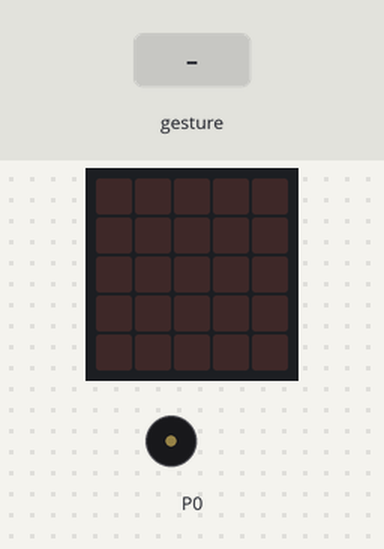
This program was run on a simulated BBC micro:bit (MakeCode). Parts: the board's 5×5 LED display, buzzer (waves = sounding). The inputs (shaded band) are chosen by the test bench. A tilt is held for 1.5 s and a shake lasts 1 s, then the board lies face up again; the 48×5 strip is a reading aid, not a part: it shows the text the display is scrolling, unrolled, one strip-width of it at a time.

Above: at 1.2 s.
1.3 s: gesture 'shake'
At 2.2 s:
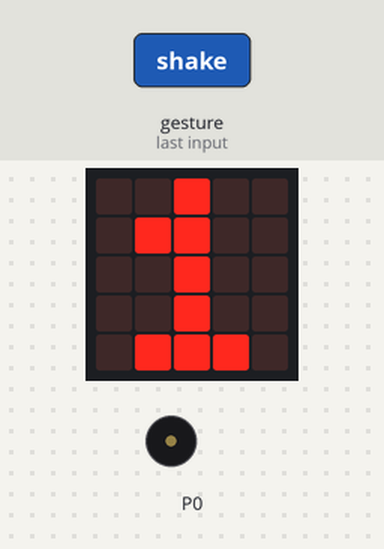
At 12.6 s:
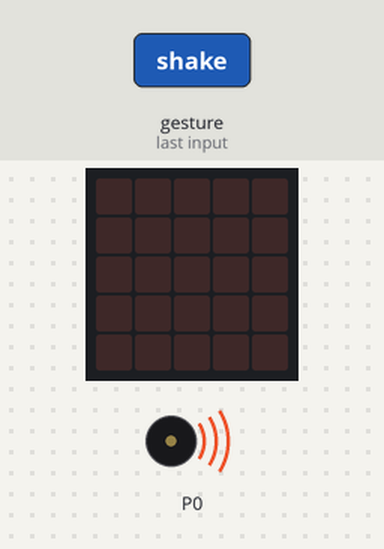
Timing chart, 0 to 14.2 s (numbered marks = the images above; inputs shaded):
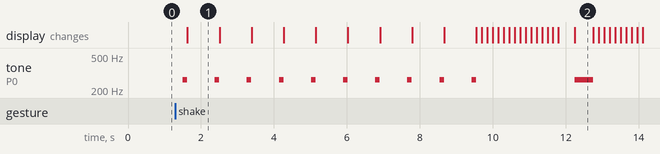

Measured:
- after the input at 1.3 s, tone on P0: goes 9 × (262 Hz 0.13 s, silent 0.76 s), 262 Hz 0.13 s, silent 2.7 s, 262 Hz 0.50 s, then silent, starting after 0.20 s; the display: changes after 0.33 s (image 1)
- what the display in image 1 shows lasts 0.9 s, from 1.6 s to 2.5 s
- what the display in image 2 shows lasts 0.5 s, from 12.3 s to 12.8 s

The program:

main.ts
```typescript
input.onGesture(Gesture.Shake, function () {
    for (let index = 0; index <= 9; index++) {
        music.playTone(262, music.beat(BeatFraction.Quarter))
        basic.showNumber(1 + index)
    }
    music.playTone(262, music.beat(BeatFraction.Whole))
    basic.showString("stop!")
})
```

test.ts
```typescript
// 在這裡測試；當此封包作為擴充功能時，將不會編譯此內容。
```
